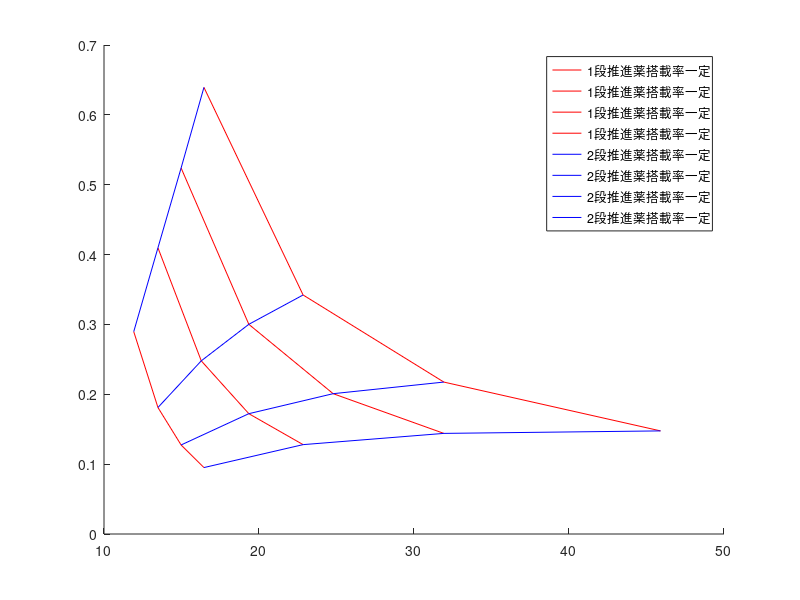

Write MATLAB code to recreate this figure. (Note: this script raises an error after producing the figure.)
clear; close all; clc;

deltaV_total = 9000; %m/s
C1 = 4413; %m/s
C2 = 4413; %m/s
e1s = [0.75 0.8 0.85 0.9];
e2s = [0.75 0.8 0.85 0.9];

figure();
hold on;
for idx=1:length(e1s)
    e1 = e1s(idx);
    xs = [];
    ys = [];
    for jdx=1:length(e2s)
        e2 = e2s(jdx);
        L1 = sqrt(exp(deltaV_total/C1)*(1-e2)/(1-e1));
        L2 = sqrt(exp(deltaV_total/C1)*(1-e1)/(1-e2));
        m2_mu = (L2-1)/(1-(1-e2)*L2);
        m1_mu = (L1-1)*L2*e2/((1-(1-e1)*L1)*(1-(1-e2)*L2));
        m2_m1 = m2_mu/m1_mu;
        m0_mu = L1*L2*e1*e2/((1-(1-e1)*L1)*(1-(1-e2)*L2));
        xs(end+1) = m0_mu;
        ys(end+1) = m2_m1;
    end
    plot(xs,ys,'r','DisplayName','1段推進薬搭載率一定');
end

for idx=1:length(e1s)
    e2 = e2s(idx);
    xs = [];
    ys = [];
    for jdx=1:length(e2s)
        e1 = e1s(jdx);
        L1 = sqrt(exp(deltaV_total/C1)*(1-e2)/(1-e1));
        L2 = sqrt(exp(deltaV_total/C1)*(1-e1)/(1-e2));
        m2_mu = (L2-1)/(1-(1-e2)*L2);
        m1_mu = (L1-1)*L2*e2/((1-(1-e1)*L1)*(1-(1-e2)*L2));
        m2_m1 = m2_mu/m1_mu;
        m0_mu = L1*L2*e1*e2/((1-(1-e1)*L1)*(1-(1-e2)*L2));
        xs(end+1) = m0_mu;
        ys(end+1) = m2_m1;
    end
    plot(xs,ys,'b','DisplayName','2段推進薬搭載率一定');
end
legend();
% legend('1段推進薬搭載率一定','2段推進薬搭載率一定');

big;



